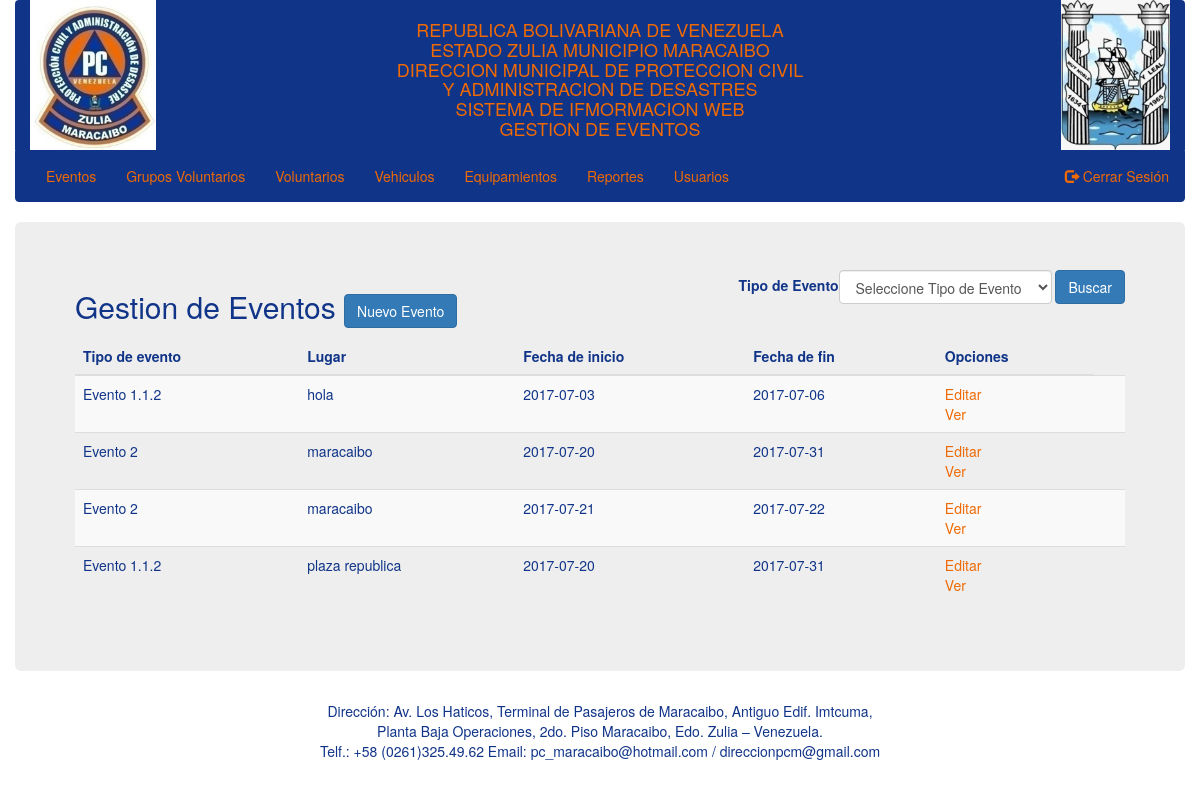
The app's page /eventos.php (signed in) with its own data.
### tables this page shows
CREATE TABLE `events` (
  `id` int(11) NOT NULL,
  `id_events_type` int(11) NOT NULL,
  `description` varchar(200) NOT NULL,
  `startDate` date NOT NULL DEFAULT '0000-00-00',
  `dueDate` date NOT NULL DEFAULT '0000-00-00',
  `startHour` time NOT NULL,
  `dueHour` time NOT NULL,
  `place` varchar(100) NOT NULL,
  `results` varchar(1200) NOT NULL
);

### classes/Input.php (called while the page is built, shortened)
<?php
class Input {
	public static function exists($type = 'post'){
		switch ($type) {
			case 'post':
				return (!empty($_POST)) ? TRUE : FALSE;
				break;
			case 'get' :
				return (!empty($_GET) ? TRUE : FALSE);
				break;
		}
	}
}

### classes/DB.php (called while the page is built, shortened)
<?php
class DB {
    private static $_instance = null;
    private $_pdo,
            $_query,
            $_error = false,
            $_results,
            $_count = 0;
    private function __construct() {
        try {
            $this->_pdo = new PDO(
                    'mysql:host='.Config::get('mysql/host').';dbname='.Config::get('mysql/db'),
                    Config::get('mysql/username'),
                    Config::get('mysql/password'));
        } catch (Exception $e) {
            die($e->getMessage());
        }
    }
    public static function getInstance(){
        if(!isset(self::$_instance)){
            self::$_instance = new DB();
        }
        return self::$_instance;
    }
    public function query($sql, $params = array()){
        $this->_error = FALSE;
        if (($this->_query = $this->_pdo->prepare($sql))) {
            $x = 1;
            if(count($params)){
                foreach ($params as $param) {
                    $this->_query->bindValue($x, $param);
                    $x++;
                }
            }
            if($this->_query->execute()){
                $this->_results = $this->_query->fetchAll(PDO::FETCH_OBJ);
                $this->_count =  $this->_query->rowCount();
            }else{
                $this->_error = TRUE;
            }
        }
        return $this;
    }
    public function action($action, $table, $where = array()){
        if(count($where) === 3){
            $operators = array('=','>','<','>=','<=');
            $field = $where[0];
            $operator = $where[1];
            $value = $where[2];
            if(in_array($operator, $operators)){
                $sql = "{$action} FROM {$table} WHERE {$field} {$operator} ?";
                if(!$this->query($sql, array($value))->error()){
                    return $this;
                }
            }
        }
        return FALSE;
    }
    public function get($table, $where){
        return $this->action('SELECT *', $table, $where);
    }
    public function results(){
        return $this->_results;
    }
    public function first(){
        return $this->results()[0];
    }
    public function error(){
        return $this->_error;
    }
    public function count(){
        return $this->_count;
    }
}

### classes/Config.php (called while the page is built)
<?php
class Config {
    public static function get($path = NULL){
        if($path){
            $config = $GLOBALS['config'];
            $path = explode('/', $path);
            foreach ($path as $bit) {
                if(isset($config[$bit])){
                    $config = $config[$bit];
                }
            }
            return $config;
        }
        return FALSE;
    }
}

### classes/User.php (called while the page is built, shortened)
<?php
class User {
    private $_db,
            $_data,
            $_sessionName,
            $_cookieName,
            $_isLoggedIn;
    public function __construct($user = null) {
        $this->_db = DB::getInstance();
        $this->_sessionName = Config::get('session/session_name');
        if (!$user) {
            if (Session::exists($this->_sessionName)) {
                $user = Session::get($this->_sessionName);
                if ($this->find($user)) {
                    $this->_isLoggedIn = true;
                } else {
                }
            }
        } else {
            $this->find($user);
        }
    }
    public function find($user = null) {
        if ($user) {
            $field = (is_numeric($user)) ? 'id' : 'username';
            $data = $this->_db->get('users', array($field, '=', $user));
            if ($data->count()) {
                $this->_data = $data->first();
                return true;
            }
        }
        return FALSE;
    }
    public function hasPermission($key){
        $group = $this->_db->get('groups', array('id', '=', $this->data()->group));
        if($group->count()){
            $permissions = json_decode($group->first()->permissions, TRUE);
            if($permissions[$key] == true){
                return true;
            }
        }
        return false;
    }
    public function data() {
        return $this->_data;
    }
}

### classes/Session.php (called while the page is built, shortened)
<?php
class Session {
    public static function exists($name){
        return (isset($_SESSION[$name])) ? TRUE : FALSE;
    }
    public static function get($name){
        return $_SESSION[$name];
    }
}

### classes/Sistem.php (called while the page is built, shortened)
<?php
class Sistem {
	private $_db,
			$_data,
			$_type;
	public function __construct($type = null) {
		if (!is_null($type)) {
			$this->_type = $type;
		} else {
			$this->_type = 'team';
		}
		$this->_db = DB::getInstance();
	}
	public function get($arg = null) {
		if (!is_null($arg)) {
			$data = $this->_db->get($this->_type, $arg);
			if ($data->count()) {
				$this->_data = $data->results();
				return true;
			}
		} else {
			return false;
		}
	}
	public function data() {
		return $this->_data;
	}
}

### eventos.php (the view, shortened to what this page needs)
<?php
	$user = new User();
	gettemplate('header');
?>
<div class="container">
	<div class="row">
		<div class="jumbotron">
			<div class="row">
				<?php if (Input::exists('get') && Input::get('new')) : ?>
					<div class="col-sm-offset-3 col-sm-6">
						<?php if (!empty($error)) {
							handlerMessage($error, 'danger');
						} ?>
						<h2>Gestionar Eventos <a href="?" class="btn btn-primary">Ver Eventos</a></h2>
						<form action="" method="post">
							<?php getTreeType('Tipo de Evento', 'type'); ?>
							<?php Input::build('Descripción', 'description', '', 'textarea'); ?>
							<?php Input::build('Fecha de inicio', 'startDate', '', 'date'); ?>
							<?php Input::build('Fecha de fin', 'dueDate', '', 'date'); ?>
							<?php Input::build('Hora de inicio', 'startHour', '', 'time'); ?>
							<?php Input::build('Hora de fin', 'dueHour', '', 'time'); ?>
							<?php Input::build('Lugar', 'place'); ?>
							<div class="form-group">
								<label for="group">Grupo:</label>
								<?php $sistem = new Sistem('groups_2'); ?>
								<select name="group[]" multiple class="form-control" id="group">
									<?php if ($sistem->get(array('id', '>', 0))) : ?>
										<?php foreach ($sistem->data() as $group) { ?>
											<option value="<?php echo $group->id; ?>"><?php echo $group->name; ?></option>
										<?php } ?>
									<?php else : ?>
										<option value="">No hay grupos registrados</option>
									<?php endif; ?>
								</select>
							</div>
							<div class="form-group">
								<label for="voluntary">Voluntario:</label>
								<?php $sistem = new Sistem('volunteers'); ?>
								<select name="voluntary[]" multiple class="form-control" id="voluntary">
									<?php if ($sistem->get(array('id', '>', 0))) : ?>
										<?php foreach ($sistem->data() as $voluntary) { ?>
											<option value="<?php echo $voluntary->id; ?>"><?php echo $voluntary->firstName; ?> - <?php echo $voluntary->lastName; ?></option>
										<?php } ?>
									<?php else : ?>
										<option value="">No hay valuntarios registrados</option>
									<?php endif; ?>
								</select>
							</div>
							<div class="form-group">
								<label for="equipment">Equipamiento:</label>
								<?php $sistem = new Sistem('equipments'); ?>
								<select name="equipment[]" multiple class="form-control" id="equipment">
									<?php if ($sistem->get(array('id', '>', 0))) : ?>
										<?php foreach ($sistem->data() as $equipment) { ?>
											<option value="<?php echo $equipment->id; ?>"><?php echo $equipment->name; ?></option>
										<?php } ?>
									<?php else : ?>
										<option value="">No hay equipos registrados</option>
									<?php endif; ?>
								</select>
							</div>
							<?php Input::build('Resultados', 'results', '', 'textarea'); ?>
							<input type="hidden" name="token" value="<?php echo Token::generate();?>">
							<input type="submit" name="create" class="btn btn-primary" value="Registrar"/>
						</form>
					</div>
				<?php else : ?>
					<div class="col-sm-12">
						<h2 class="pull-left">Gestion de Eventos <?php if($user->hasPermission('admin')) { ?> <a href="?new=true" class="btn btn-primary">Nuevo Evento</a><?php } ?></h2>
						<form class="form-inline pull-right" action="" method="post">
							<input type="submit" name="search" class="btn btn-primary" value="Buscar"/>
						</form>
						<table class="table table-striped">
							<thead>
								<tr>
									<th>Tipo de evento</th>
									<th>Lugar</th>
									<th>Fecha de inicio</th>
									<th>Fecha de fin</th>
									<th>Opciones</th>
								</tr>
							</thead>
							<?php if (!empty($searchResults)): ?>
								<tbody>
									<?php foreach ($searchResults as $event) { ?>
										<tr>
											<td><?php echo getData($event->id_events_type, 'events_type', 'name'); ?></td>
											<td><?php echo $event->place; ?></td>
											<td><?php echo $event->startDate; ?></td>
											<td><?php echo $event->dueDate; ?></td>
											<td>
												<?php if($user->hasPermission('admin')) { ?>
													<a href="?edit=<?php echo $event->id; ?>">Editar</a><br />
												<?php } ?>
												<a href="?view=<?php echo $event->id; ?>">Ver</a>
											<td>
										</tr>
									<?php } ?>
								</tbody>
							<?php else : ?>
								<tbody>
									<?php $sistem = new Sistem('events');
									if (!$sistem->get(array('id', '>', 0))) : ?>
										<tr>
											<td colspan="8"><h3><center>No hay registro</center></h3></td>
										</tr>
									<?php else :
										foreach ($sistem->data() as $event) { ?>
											<tr>
												<td><?php echo getData($event->id_events_type, 'events_type', 'name'); ?></td>
												<td><?php echo $event->place; ?></td>
												<td><?php echo $event->startDate; ?></td>
												<td><?php echo $event->dueDate; ?></td>
												<td>
													<?php if($user->hasPermission('admin')) { ?>
														<a href="?edit=<?php echo $event->id; ?>">Editar</a><br />
													<?php } ?>
													<a href="?view=<?php echo $event->id; ?>">Ver</a>
												<td>
											</tr>
										<?php } ?>
									<?php endif; ?>
								</tbody>
							<?php endif ?>
						</table>
					</div>
				<?php endif ?>
			</div>
		</div>
	</div>
</div>

### assets/css/main.css (style rules this page uses)
body { color: #103488; }
a { color: #EF6A05; }

### records on screen
events: id_events_type "Evento 1.1.2", place "hola", startDate "2017-07-03", dueDate "2017-07-06"
events: id_events_type "Evento 2", place "maracaibo", startDate "2017-07-20", dueDate "2017-07-31"
events: id_events_type "Evento 2", place "maracaibo", startDate "2017-07-21", dueDate "2017-07-22"
events: id_events_type "Evento 1.1.2", place "plaza republica", startDate "2017-07-20", dueDate "2017-07-31"

### other values on screen
$label "Tipo de Evento"
